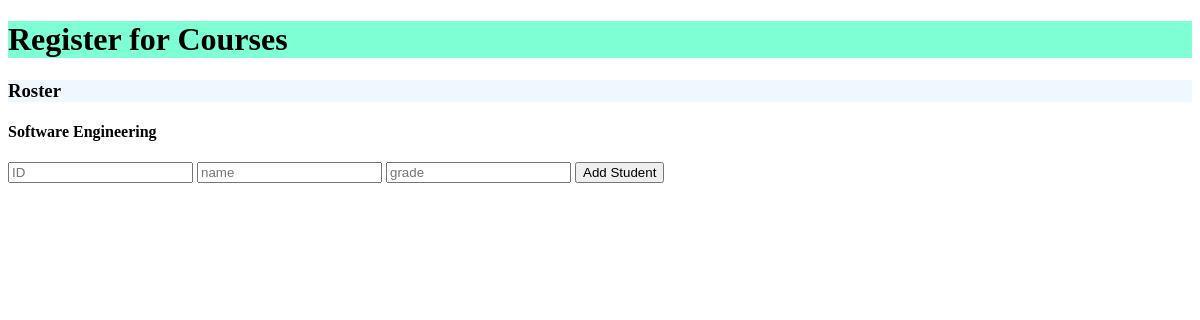
Page /register_student/1 on the earlier database version.
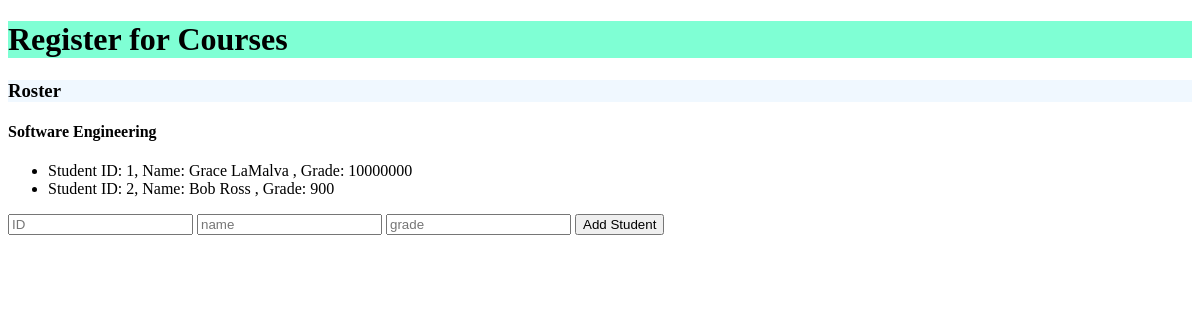
Same page on the later database version.
### models.py (models this page shows, shortened)
class Course(db.Model):
    __tablename__ = "courses"
    id = db.Column(db.Integer, primary_key=True)
    course_number = db.Column(db.String, nullable=False)
    course_title = db.Column(db.String, nullable=False)
    students = db.relationship("RegisteredStudent", backref="courses", lazy=True)

class RegisteredStudent(db.Model):
    __tablename__ = "registered_student"
    id = db.Column(db.Integer, primary_key=True)
    name = db.Column(db.String, nullable=False)
    grade = db.Column(db.String, nullable=False)
    course_id = db.Column(db.Integer, db.ForeignKey('courses.id'), nullable=False)

### app.py (the view)
@app.route("/register_student/<int:course_id>", methods=["GET", "POST"])
def register_student(course_id):
    course =Course.query.get(course_id)
    if request.method == 'POST':
        name =request.form.get("name")
        grade =request.form.get("grade")
        course.add_student(name, grade)
    students = course.students
    return render_template("course_details.html", course = course, students = students)

### templates/course_details.html (shortened to what this page needs)
{% extends "layout.html" %}
        {% block content %}
        <h3 style = "background-color:aliceblue;">Roster</h3>
       <h4> <strong>{{ course.course_title }}</strong> </h4>
        <ul>
            {% for student in students %}
                <li>Student ID: {{student.id}}, Name: {{student.name}} , Grade: {{student.grade}} </li>
              {% endfor %}
        </ul>
        <div class="students">
                <form action="{{url_for('register_student',course_id = course.id)}}" method="post">
                  <input type="text" name="id" placeholder="ID">
                  <input type="text" name="name" placeholder="name">
                  <input type="text" name="grade" placeholder="grade">
                  <button type="submit"> Add Student </button>
                </form>
              </div>
        {% endblock %}

### templates/layout.html (shortened to what this page needs)
<!DOCTYPE html>
<html>
    <head>
    </head>
    <body>
        <div id = "content">
            <h1 style="background-color:aquamarine;">Register for Courses</h1>
            {% block content %}
            {% endblock %}
        </div>
    </body>
</html>

Differences in the rows shown:
added RegisteredStudent: id "1", name "Grace LaMalva", grade "10000000"
added RegisteredStudent: id "2", name "Bob Ross", grade "900"
